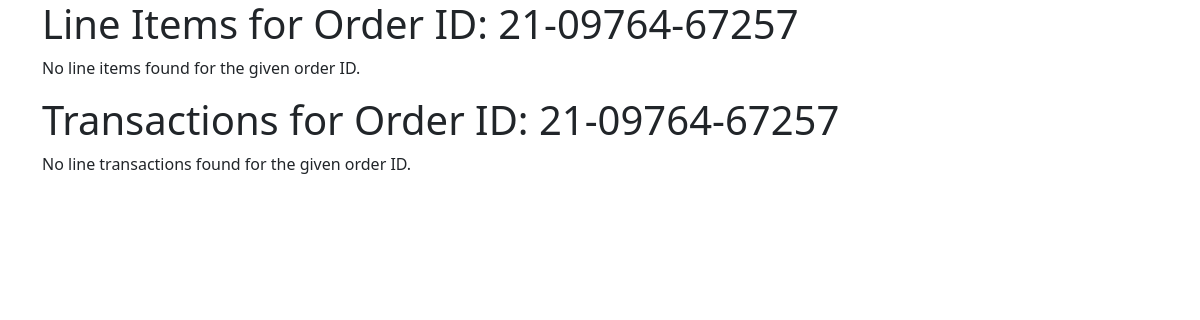
The app's page /order_line_items/21-09764-67257, older data.
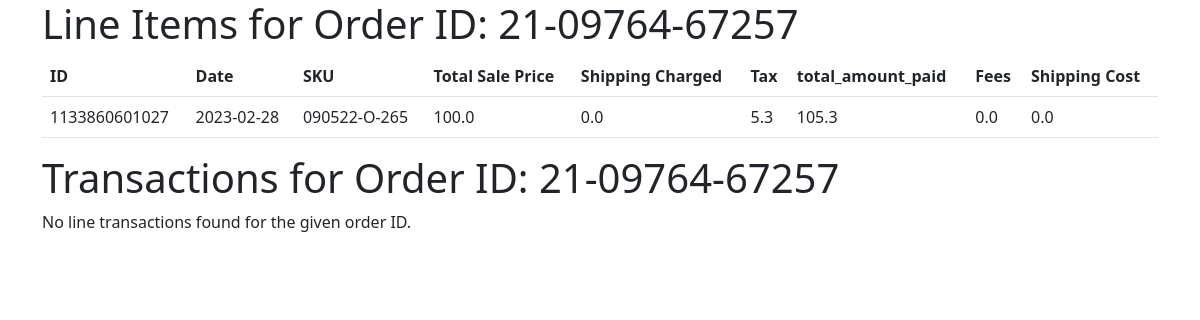
The same page, newer data.
### models.py (models this page shows)
class LineItem(db.Model):
    __tablename__ = 'line_items'
    id = db.Column(db.Integer, primary_key=True)
    line_item_id = db.Column(db.String, nullable=False, unique=True)
    transaction_date = db.Column(db.Date, nullable=False)
    sku = db.Column(db.String, default=None)
    shipping_cost = db.Column(db.Float, nullable=False, default=0.00)
    total_sale_price = db.Column(db.Float, nullable=False, default=0.00)
    shipping_charged = db.Column(db.Float, nullable=False, default=0.00)
    tax = db.Column(db.Float, nullable=False, default=0.00)
    total_amount_paid = db.Column(db.Float, nullable=False, default=0.00)
    fees = db.Column(db.Float, nullable=False, default=0.00)
    order_id = db.Column(db.String, db.ForeignKey('orders.order_id'), nullable=False)

### app.py (the view)
@app.route('/order_line_items/<order_id>')
def display_order_line_items(order_id):
    line_items = LineItem.query.filter_by(order_id=order_id).all()
    transactions = Transaction.query.filter_by(order_id=order_id).all()
    print(transactions)
    return render_template('display_order_line_items.html', line_items=line_items or [], transactions=transactions or [], order_id=order_id)

### templates/display_order_line_items.html
{% extends "base.html" %}
{% block content %}
    <h1>Line Items for Order ID: {{ order_id }}</h1>
    {% if line_items %}
        <table class="table">
            <thead>
                <tr>
                    <th scope="col">ID</th>
                    <th scope="col">Date</th>
                    <th scope="col">SKU</th>
                    <th scope="col">Total Sale Price</th>
                    <th scope="col">Shipping Charged</th>
                    <th scope="col">Tax</th>
                    <th scope="col">total_amount_paid</th>
                    <th scope="col">Fees</th>
                    <th scope="col">Shipping Cost</th>
                </tr>
            </thead>
            <tbody>
                {% for line_item in line_items %}
                    <tr>
                        <td>{{ line_item.line_item_id }}</td>
                        <td>{{ line_item.transaction_date }}</td>
                        <td>{{ line_item.sku }}</td>
                        <td>{{ line_item.total_sale_price }}</td>
                        <td>{{ line_item.shipping_charged }}</td>
                        <td>{{ line_item.tax }}</td>
                        <td>{{ line_item.total_amount_paid }}</td>
                        <td>{{ line_item.fees }}</td>
                        <td>{{ line_item.shipping_cost }}</td>
                    </tr>
                {% endfor %}
            </tbody>
        </table>
    {% else %}
        <p>No line items found for the given order ID.</p>
    {% endif %}
    <h1> Transactions for Order ID: {{ order_id }}</h1>
    {% if transactions %}
        <table class="table">
            <thead>
                <tr>
                    <th scope="col">ID</th>
                    <th scope="col">Date</th>
                    <th scope="col">Type</th>
                    <th scope="col">Amount</th>
                    <th scope="col">Booking_Entry</th>
                </tr>
            </thead>
            <tbody>
                {% for transaction in transactions %}
                    <tr>
                        <td>{{ transaction.transaction_id }}</td>
                        <td>{{ transaction.transaction_date }}</td>
                        <td>{{ transaction.transaction_type }}</td>
                        <td>{{ transaction.amount }}</td>
                        <td>{{ transaction.booking_entry }}</td>
                    </tr>
                {% endfor %}
            </tbody>
        </table>
    {% else %}
        <p>No line transactions found for the given order ID.</p>
    {% endif %}
{% endblock %}

Row changes from the older to the newer data that the page shows:
added LineItem: line_item_id "1133860601027", transaction_date "2023-02-28", sku "090522-O-265", total_sale_price "100.0", shipping_charged "0.0", tax "5.3", total_amount_paid "105.3", fees "0.0", shipping_cost "0.0"
Text that changed along with them:
text no longer shown: "No line items found for the given order ID."
text now shown: "ID Date SKU Total Sale Price Shipping Charged Tax total_amount_paid Fees Shipping Cost"
